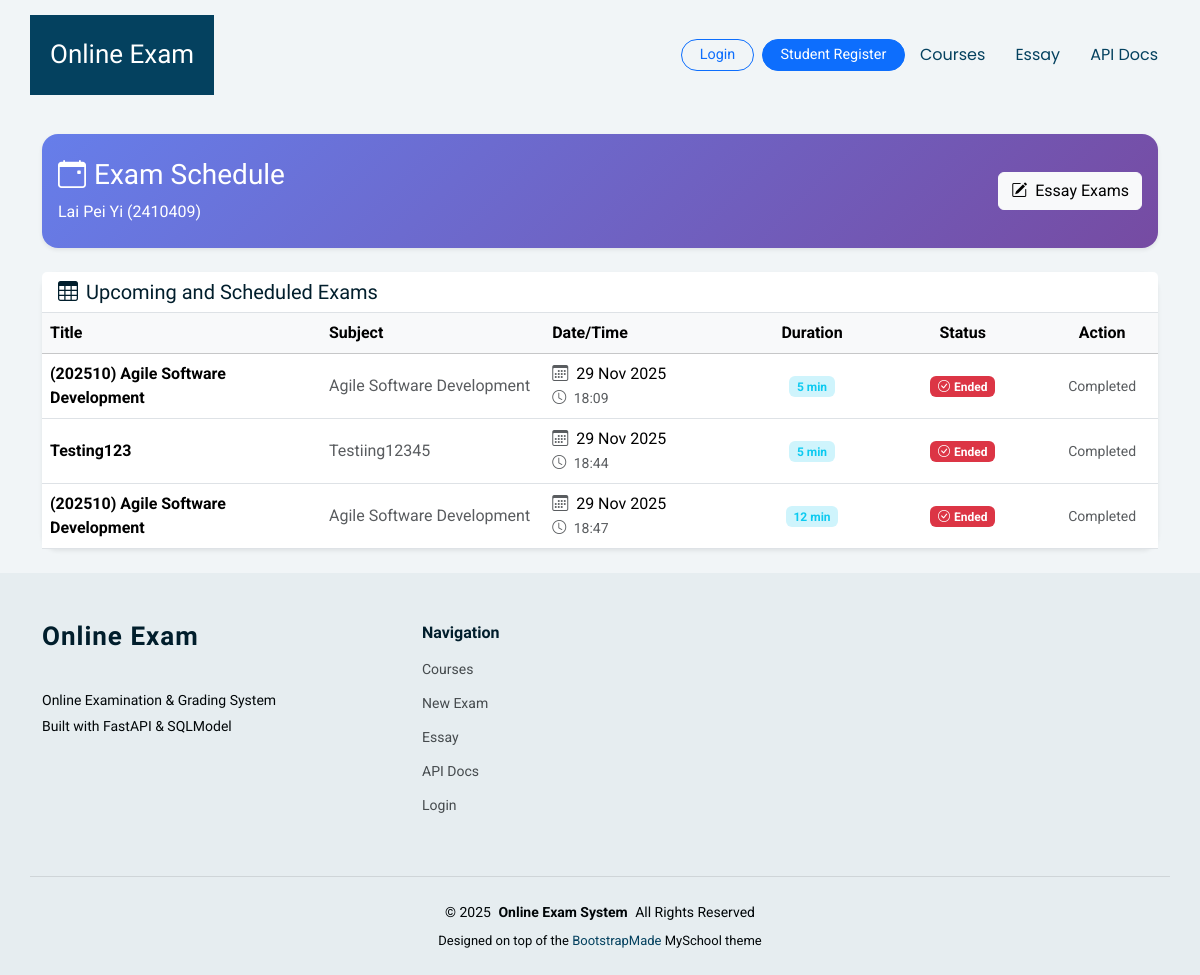
/exams/schedule/student/4, run on the app's committed database.
### app/models.py (models this page shows)
class Student(SQLModel, table=True):
    __table_args__ = (
        UniqueConstraint("matric_no", name="uq_student_matric_no"),
        UniqueConstraint("email", name="uq_student_email"),
    )
    id: Optional[int] = Field(default=None, primary_key=True)
    name: str
    email: str
    matric_no: str
    user_id: Optional[int] = Field(default=None, foreign_key="user.id")
    created_at: datetime = Field(default_factory=datetime.utcnow)
    program: Optional[str] = None  # e.g., "SWE", "BIM"
    year_of_study: Optional[int] = None  # e.g., 1, 2, 3, 4
    phone_number: Optional[str] = None
    gpa: Optional[float] = None

class Exam(SQLModel, table=True):
    id: Optional[int] = Field(default=None, primary_key=True)
    title: str
    subject: str
    duration_minutes: int
    start_time: Optional[datetime] = None
    end_time: Optional[datetime] = None
    course_id: Optional[int] = Field(default=None, foreign_key="course.id")
    instructions: Optional[str] = None
    status: str = Field(default="draft")
    created_at: datetime = Field(default_factory=datetime.utcnow)
    updated_at: datetime = Field(default_factory=datetime.utcnow)

### app/routers/exams.py (the view)
@router.get("/schedule/student/{student_id}")
def student_exam_schedule(
    student_id: int,
    request: Request,
    session: Session = Depends(get_session),
    current_user: Optional[User] = Depends(get_current_user)
):
    enrollments = session.exec(select(Enrollment).where(Enrollment.student_id == student_id)).all()
    course_ids = [e.course_id for e in enrollments]
    now = datetime.now()
    exams = session.exec(select(Exam).where(Exam.course_id.in_(course_ids))).all() if course_ids else []
    exam_list = []
    for exam in exams:
        if not exam.start_time or not exam.end_time:
            status = "unscheduled"
        elif now < exam.start_time:
            mins_to_start = (exam.start_time - now).total_seconds() / 60
            if mins_to_start > 30:
                status = "upcoming"
            else:
                status = "starting soon"
        elif exam.start_time <= now <= exam.end_time:
            status = "ongoing"
        else:
            status = "ended"
        exam_list.append({"exam": exam, "status": status})
    student = session.get(Student, student_id)
    context = {
        "request": request,
        "exams": exam_list,
        "student": student,
        "current_user": current_user
    }
    return templates.TemplateResponse("exams/schedule.html", context)

### app/templates/exams/schedule.html (shortened to what this page needs)
{% extends 'base.html' %}
{% block content %}
<div class="container py-4">
  <div class="card border-0 shadow-sm schedule-header-card mb-4">
    <div class="card-body">
      <div class="d-flex justify-content-between align-items-center flex-wrap gap-3">
        <div>
          <h2 class="h3 mb-2">
            <i class="bi bi-calendar-event me-2"></i>Exam Schedule
          </h2>
          {% if student %}
          <p class="mb-0 opacity-90">
            {{ student.name }} ({{ student.matric_no }})
          </p>
          {% endif %}
        </div>
        <div class="d-flex gap-2 flex-wrap">
          <a href="/essay" class="btn btn-light">
            <i class="bi bi-pencil-square me-2"></i>Essay Exams
          </a>
        </div>
      </div>
    </div>
  </div>
  {% if exams %}
  <div class="card border-0 shadow-sm schedule-table-card">
    <div class="card-header bg-white border-bottom">
      <h5 class="mb-0">
        <i class="bi bi-table me-2"></i>Upcoming and Scheduled Exams
      </h5>
    </div>
    <div class="card-body p-0">
      <div class="table-responsive">
        <table class="table table-hover align-middle mb-0">
          <thead class="table-light">
            <tr>
              <th scope="col" style="width: 25%;">Title</th>
              <th scope="col" style="width: 20%;">Subject</th>
              <th scope="col" style="width: 18%;">Date/Time</th>
              <th scope="col" class="text-center" style="width: 12%;">Duration</th>
              <th scope="col" class="text-center" style="width: 15%;">Status</th>
              <th scope="col" class="text-center" style="width: 10%;">Action</th>
            </tr>
          </thead>
          <tbody>
            {% for item in exams %}
            <tr>
              <td>
                <strong>{{ item.exam.title }}</strong>
              </td>
              <td>
                <span class="text-muted">{{ item.exam.subject }}</span>
              </td>
              <td>
                {% if item.exam.start_time %}
                  <div>
                    <i class="bi bi-calendar3 me-1 text-muted"></i>
                    {{ item.exam.start_time.strftime('%d %b %Y') }}
                  </div>
                  <small class="text-muted">
                    <i class="bi bi-clock me-1"></i>
                    {{ item.exam.start_time.strftime('%H:%M') }}
                  </small>
                {% else %}
                  <span class="text-muted">Not scheduled</span>
                {% endif %}
              </td>
              <td class="text-center">
                <span class="badge bg-info-subtle text-info">
                  {{ item.exam.duration_minutes }} min
                </span>
              </td>
              <td class="text-center">
                {% if item.status == 'upcoming' %}
                  <span class="badge bg-secondary">Upcoming</span>
                {% elif item.status == 'starting soon' %}
                  <span class="badge bg-warning text-dark">
                    <i class="bi bi-hourglass-split me-1"></i>Starting Soon
                  </span>
                {% elif item.status == 'ongoing' %}
                  <span class="badge bg-success">
                    <i class="bi bi-play-circle me-1"></i>Ongoing
                  </span>
                {% elif item.status == 'ended' %}
                  <span class="badge bg-danger">
                    <i class="bi bi-check-circle me-1"></i>Ended
                  </span>
                {% else %}
                  <span class="badge bg-light text-dark">Unscheduled</span>
                {% endif %}
              </td>
              <td class="text-center">
                {% if item.status in ['starting soon', 'ongoing'] %}
                  <a href="/exams/{{ item.exam.id }}/start?student_id={{ student.id }}" class="btn btn-primary btn-sm">
                    <i class="bi bi-play-fill me-1"></i>Start/Join
                  </a>
                {% elif item.status == 'ended' %}
                  <span class="text-muted small">Completed</span>
                {% else %}
                  <span class="text-muted">-</span>
                {% endif %}
              </td>
            </tr>
            {% endfor %}
          </tbody>
        </table>
      </div>
    </div>
  </div>
  {% endif %}
</div>
{% endblock %}

### app/templates/exams/schedule.html (style rules this page uses)
.schedule-header-card { border-radius: 1rem; background: linear-gradient(135deg, #667eea 0%, #764ba2 100%); color: white; }
.schedule-header-card .card-body { padding-top: 1.5rem; padding-bottom: 1.5rem; }
.schedule-header-card h2, .schedule-header-card p { color: white; margin: 0; }
.schedule-table-card { border-radius: 1rem; box-shadow: 0 0.125rem 0.25rem rgba(0, 0, 0, 0.075); }

### data on the page
Student: name "Lai Pei Yi", matric_no "2410409"
Exam: exam "(202510) Agile Software Development", exam.subject "Agile Software Development", exam.start_time "29 Nov 2025", exam.start_time "18:09", exam.duration_minutes "5"
Exam: exam "Testing123", exam.subject "Testiing12345", exam.start_time "29 Nov 2025", exam.start_time "18:44", exam.duration_minutes "5"
Exam: exam "(202510) Agile Software Development", exam.subject "Agile Software Development", exam.start_time "29 Nov 2025", exam.start_time "18:47", exam.duration_minutes "12"
